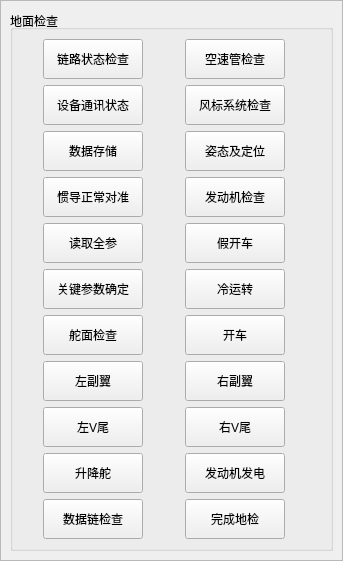
<?xml version="1.0" encoding="UTF-8"?>
<ui version="4.0">
 <class>GroundCheckPanel</class>
 <widget class="QWidget" name="GroundCheckPanel">
  <property name="geometry">
   <rect>
    <x>0</x>
    <y>0</y>
    <width>339</width>
    <height>552</height>
   </rect>
  </property>
  <property name="windowTitle">
   <string>Form</string>
  </property>
  <layout class="QGridLayout" name="gridLayout">
   <property name="leftMargin">
    <number>0</number>
   </property>
   <property name="topMargin">
    <number>0</number>
   </property>
   <property name="rightMargin">
    <number>0</number>
   </property>
   <property name="bottomMargin">
    <number>0</number>
   </property>
   <property name="spacing">
    <number>0</number>
   </property>
   <item row="0" column="0">
    <widget class="QFrame" name="frame">
     <property name="frameShape">
      <enum>QFrame::StyledPanel</enum>
     </property>
     <property name="frameShadow">
      <enum>QFrame::Raised</enum>
     </property>
     <layout class="QGridLayout" name="gridLayout_2">
      <item row="0" column="0">
       <widget class="QGroupBox" name="groupBox">
        <property name="title">
         <string>地面检查</string>
        </property>
        <property name="alignment">
         <set>Qt::AlignLeading|Qt::AlignLeft|Qt::AlignVCenter</set>
        </property>
        <layout class="QGridLayout" name="gridLayout_3">
         <property name="leftMargin">
          <number>30</number>
         </property>
         <item row="0" column="1">
          <widget class="QLabel" name="label">
           <property name="minimumSize">
            <size>
             <width>30</width>
             <height>30</height>
            </size>
           </property>
           <property name="text">
            <string/>
           </property>
           <property name="pixmap">
            <pixmap resource="MainWindow.qrc">:/images/Resources/images/normal.png</pixmap>
           </property>
          </widget>
         </item>
         <item row="0" column="3">
          <widget class="QLabel" name="label_2">
           <property name="minimumSize">
            <size>
             <width>30</width>
             <height>30</height>
            </size>
           </property>
           <property name="text">
            <string/>
           </property>
           <property name="pixmap">
            <pixmap resource="MainWindow.qrc">:/images/Resources/images/error.png</pixmap>
           </property>
          </widget>
         </item>
         <item row="1" column="1">
          <widget class="QLabel" name="label_4">
           <property name="minimumSize">
            <size>
             <width>30</width>
             <height>30</height>
            </size>
           </property>
           <property name="text">
            <string/>
           </property>
           <property name="pixmap">
            <pixmap resource="MainWindow.qrc">:/images/Resources/images/normal.png</pixmap>
           </property>
          </widget>
         </item>
         <item row="1" column="3">
          <widget class="QLabel" name="label_3">
           <property name="minimumSize">
            <size>
             <width>30</width>
             <height>30</height>
            </size>
           </property>
           <property name="text">
            <string/>
           </property>
           <property name="pixmap">
            <pixmap resource="MainWindow.qrc">:/images/Resources/images/error.png</pixmap>
           </property>
          </widget>
         </item>
         <item row="2" column="1">
          <widget class="QLabel" name="label_6">
           <property name="minimumSize">
            <size>
             <width>30</width>
             <height>30</height>
            </size>
           </property>
           <property name="text">
            <string/>
           </property>
           <property name="pixmap">
            <pixmap resource="MainWindow.qrc">:/images/Resources/images/normal.png</pixmap>
           </property>
          </widget>
         </item>
         <item row="2" column="3">
          <widget class="QLabel" name="label_5">
           <property name="minimumSize">
            <size>
             <width>30</width>
             <height>30</height>
            </size>
           </property>
           <property name="text">
            <string/>
           </property>
           <property name="pixmap">
            <pixmap resource="MainWindow.qrc">:/images/Resources/images/error.png</pixmap>
           </property>
          </widget>
         </item>
         <item row="3" column="1">
          <widget class="QLabel" name="label_8">
           <property name="minimumSize">
            <size>
             <width>30</width>
             <height>30</height>
            </size>
           </property>
           <property name="text">
            <string/>
           </property>
           <property name="pixmap">
            <pixmap resource="MainWindow.qrc">:/images/Resources/images/normal.png</pixmap>
           </property>
          </widget>
         </item>
         <item row="3" column="3">
          <widget class="QLabel" name="label_7">
           <property name="minimumSize">
            <size>
             <width>30</width>
             <height>30</height>
            </size>
           </property>
           <property name="text">
            <string/>
           </property>
           <property name="pixmap">
            <pixmap resource="MainWindow.qrc">:/images/Resources/images/error.png</pixmap>
           </property>
          </widget>
         </item>
         <item row="4" column="1">
          <widget class="QLabel" name="label_10">
           <property name="minimumSize">
            <size>
             <width>30</width>
             <height>30</height>
            </size>
           </property>
           <property name="text">
            <string/>
           </property>
           <property name="pixmap">
            <pixmap resource="MainWindow.qrc">:/images/Resources/images/normal.png</pixmap>
           </property>
          </widget>
         </item>
         <item row="4" column="3">
          <widget class="QLabel" name="label_9">
           <property name="minimumSize">
            <size>
             <width>30</width>
             <height>30</height>
            </size>
           </property>
           <property name="text">
            <string/>
           </property>
           <property name="pixmap">
            <pixmap resource="MainWindow.qrc">:/images/Resources/images/error.png</pixmap>
           </property>
          </widget>
         </item>
         <item row="5" column="1">
          <widget class="QLabel" name="label_12">
           <property name="minimumSize">
            <size>
             <width>30</width>
             <height>30</height>
            </size>
           </property>
           <property name="text">
            <string/>
           </property>
           <property name="pixmap">
            <pixmap resource="MainWindow.qrc">:/images/Resources/images/normal.png</pixmap>
           </property>
          </widget>
         </item>
         <item row="5" column="3">
          <widget class="QLabel" name="label_11">
           <property name="minimumSize">
            <size>
             <width>30</width>
             <height>30</height>
            </size>
           </property>
           <property name="text">
            <string/>
           </property>
           <property name="pixmap">
            <pixmap resource="MainWindow.qrc">:/images/Resources/images/error.png</pixmap>
           </property>
          </widget>
         </item>
         <item row="6" column="1">
          <widget class="QLabel" name="label_14">
           <property name="minimumSize">
            <size>
             <width>30</width>
             <height>30</height>
            </size>
           </property>
           <property name="text">
            <string/>
           </property>
           <property name="pixmap">
            <pixmap resource="MainWindow.qrc">:/images/Resources/images/normal.png</pixmap>
           </property>
          </widget>
         </item>
         <item row="6" column="3">
          <widget class="QLabel" name="label_13">
           <property name="minimumSize">
            <size>
             <width>30</width>
             <height>30</height>
            </size>
           </property>
           <property name="text">
            <string/>
           </property>
           <property name="pixmap">
            <pixmap resource="MainWindow.qrc">:/images/Resources/images/error.png</pixmap>
           </property>
          </widget>
         </item>
         <item row="7" column="1">
          <widget class="QLabel" name="label_16">
           <property name="minimumSize">
            <size>
             <width>30</width>
             <height>30</height>
            </size>
           </property>
           <property name="text">
            <string/>
           </property>
           <property name="pixmap">
            <pixmap resource="MainWindow.qrc">:/images/Resources/images/normal.png</pixmap>
           </property>
          </widget>
         </item>
         <item row="7" column="3">
          <widget class="QLabel" name="label_15">
           <property name="minimumSize">
            <size>
             <width>30</width>
             <height>30</height>
            </size>
           </property>
           <property name="text">
            <string/>
           </property>
           <property name="pixmap">
            <pixmap resource="MainWindow.qrc">:/images/Resources/images/error.png</pixmap>
           </property>
          </widget>
         </item>
         <item row="8" column="1">
          <widget class="QLabel" name="label_18">
           <property name="minimumSize">
            <size>
             <width>30</width>
             <height>30</height>
            </size>
           </property>
           <property name="text">
            <string/>
           </property>
           <property name="pixmap">
            <pixmap resource="MainWindow.qrc">:/images/Resources/images/normal.png</pixmap>
           </property>
          </widget>
         </item>
         <item row="8" column="3">
          <widget class="QLabel" name="label_17">
           <property name="minimumSize">
            <size>
             <width>30</width>
             <height>30</height>
            </size>
           </property>
           <property name="text">
            <string/>
           </property>
           <property name="pixmap">
            <pixmap resource="MainWindow.qrc">:/images/Resources/images/error.png</pixmap>
           </property>
          </widget>
         </item>
         <item row="9" column="1">
          <widget class="QLabel" name="label_20">
           <property name="minimumSize">
            <size>
             <width>30</width>
             <height>30</height>
            </size>
           </property>
           <property name="text">
            <string/>
           </property>
           <property name="pixmap">
            <pixmap resource="MainWindow.qrc">:/images/Resources/images/normal.png</pixmap>
           </property>
          </widget>
         </item>
         <item row="9" column="3">
          <widget class="QLabel" name="label_19">
           <property name="minimumSize">
            <size>
             <width>30</width>
             <height>30</height>
            </size>
           </property>
           <property name="text">
            <string/>
           </property>
           <property name="pixmap">
            <pixmap resource="MainWindow.qrc">:/images/Resources/images/error.png</pixmap>
           </property>
          </widget>
         </item>
         <item row="10" column="1">
          <widget class="QLabel" name="label_22">
           <property name="minimumSize">
            <size>
             <width>30</width>
             <height>30</height>
            </size>
           </property>
           <property name="text">
            <string/>
           </property>
           <property name="pixmap">
            <pixmap resource="MainWindow.qrc">:/images/Resources/images/normal.png</pixmap>
           </property>
          </widget>
         </item>
         <item row="10" column="3">
          <widget class="QLabel" name="label_21">
           <property name="minimumSize">
            <size>
             <width>30</width>
             <height>30</height>
            </size>
           </property>
           <property name="text">
            <string/>
           </property>
           <property name="pixmap">
            <pixmap resource="MainWindow.qrc">:/images/Resources/images/error.png</pixmap>
           </property>
          </widget>
         </item>
         <item row="1" column="2">
          <widget class="QToolButton" name="toolButton_4">
           <property name="minimumSize">
            <size>
             <width>100</width>
             <height>40</height>
            </size>
           </property>
           <property name="text">
            <string>风标系统检查</string>
           </property>
          </widget>
         </item>
         <item row="0" column="0">
          <widget class="QToolButton" name="toolButton">
           <property name="minimumSize">
            <size>
             <width>100</width>
             <height>40</height>
            </size>
           </property>
           <property name="text">
            <string>链路状态检查</string>
           </property>
          </widget>
         </item>
         <item row="0" column="2">
          <widget class="QToolButton" name="toolButton_2">
           <property name="minimumSize">
            <size>
             <width>100</width>
             <height>40</height>
            </size>
           </property>
           <property name="text">
            <string>空速管检查</string>
           </property>
          </widget>
         </item>
         <item row="1" column="0">
          <widget class="QToolButton" name="toolButton_3">
           <property name="minimumSize">
            <size>
             <width>100</width>
             <height>40</height>
            </size>
           </property>
           <property name="text">
            <string>设备通讯状态</string>
           </property>
          </widget>
         </item>
         <item row="2" column="0">
          <widget class="QToolButton" name="toolButton_5">
           <property name="minimumSize">
            <size>
             <width>100</width>
             <height>40</height>
            </size>
           </property>
           <property name="text">
            <string>数据存储</string>
           </property>
          </widget>
         </item>
         <item row="2" column="2">
          <widget class="QToolButton" name="toolButton_6">
           <property name="minimumSize">
            <size>
             <width>100</width>
             <height>40</height>
            </size>
           </property>
           <property name="text">
            <string>姿态及定位</string>
           </property>
          </widget>
         </item>
         <item row="3" column="0">
          <widget class="QToolButton" name="toolButton_7">
           <property name="minimumSize">
            <size>
             <width>100</width>
             <height>40</height>
            </size>
           </property>
           <property name="text">
            <string>惯导正常对准</string>
           </property>
          </widget>
         </item>
         <item row="3" column="2">
          <widget class="QToolButton" name="toolButton_8">
           <property name="minimumSize">
            <size>
             <width>100</width>
             <height>40</height>
            </size>
           </property>
           <property name="text">
            <string>发动机检查</string>
           </property>
          </widget>
         </item>
         <item row="4" column="0">
          <widget class="QToolButton" name="toolButton_9">
           <property name="minimumSize">
            <size>
             <width>100</width>
             <height>40</height>
            </size>
           </property>
           <property name="text">
            <string>读取全参</string>
           </property>
          </widget>
         </item>
         <item row="4" column="2">
          <widget class="QToolButton" name="toolButton_10">
           <property name="minimumSize">
            <size>
             <width>100</width>
             <height>40</height>
            </size>
           </property>
           <property name="text">
            <string>假开车</string>
           </property>
          </widget>
         </item>
         <item row="5" column="0">
          <widget class="QToolButton" name="toolButton_11">
           <property name="minimumSize">
            <size>
             <width>100</width>
             <height>40</height>
            </size>
           </property>
           <property name="text">
            <string>关键参数确定</string>
           </property>
          </widget>
         </item>
         <item row="5" column="2">
          <widget class="QToolButton" name="toolButton_12">
           <property name="minimumSize">
            <size>
             <width>100</width>
             <height>40</height>
            </size>
           </property>
           <property name="text">
            <string>冷运转</string>
           </property>
          </widget>
         </item>
         <item row="6" column="0">
          <widget class="QToolButton" name="toolButton_13">
           <property name="minimumSize">
            <size>
             <width>100</width>
             <height>40</height>
            </size>
           </property>
           <property name="text">
            <string>舵面检查</string>
           </property>
          </widget>
         </item>
         <item row="6" column="2">
          <widget class="QToolButton" name="toolButton_14">
           <property name="minimumSize">
            <size>
             <width>100</width>
             <height>40</height>
            </size>
           </property>
           <property name="text">
            <string>开车</string>
           </property>
          </widget>
         </item>
         <item row="7" column="0">
          <widget class="QToolButton" name="toolButton_15">
           <property name="minimumSize">
            <size>
             <width>100</width>
             <height>40</height>
            </size>
           </property>
           <property name="text">
            <string>左副翼</string>
           </property>
          </widget>
         </item>
         <item row="7" column="2">
          <widget class="QToolButton" name="toolButton_16">
           <property name="minimumSize">
            <size>
             <width>100</width>
             <height>40</height>
            </size>
           </property>
           <property name="text">
            <string>右副翼</string>
           </property>
          </widget>
         </item>
         <item row="8" column="0">
          <widget class="QToolButton" name="toolButton_17">
           <property name="minimumSize">
            <size>
             <width>100</width>
             <height>40</height>
            </size>
           </property>
           <property name="text">
            <string>左V尾</string>
           </property>
          </widget>
         </item>
         <item row="8" column="2">
          <widget class="QToolButton" name="toolButton_18">
           <property name="minimumSize">
            <size>
             <width>100</width>
             <height>40</height>
            </size>
           </property>
           <property name="text">
            <string>右V尾</string>
           </property>
          </widget>
         </item>
         <item row="9" column="0">
          <widget class="QToolButton" name="toolButton_19">
           <property name="minimumSize">
            <size>
             <width>100</width>
             <height>40</height>
            </size>
           </property>
           <property name="text">
            <string>升降舵</string>
           </property>
          </widget>
         </item>
         <item row="9" column="2">
          <widget class="QToolButton" name="toolButton_20">
           <property name="minimumSize">
            <size>
             <width>100</width>
             <height>40</height>
            </size>
           </property>
           <property name="text">
            <string>发动机发电</string>
           </property>
          </widget>
         </item>
         <item row="10" column="0">
          <widget class="QToolButton" name="toolButton_21">
           <property name="minimumSize">
            <size>
             <width>100</width>
             <height>40</height>
            </size>
           </property>
           <property name="text">
            <string>数据链检查</string>
           </property>
          </widget>
         </item>
         <item row="10" column="2">
          <widget class="QToolButton" name="toolButton_22">
           <property name="minimumSize">
            <size>
             <width>100</width>
             <height>40</height>
            </size>
           </property>
           <property name="text">
            <string>完成地检</string>
           </property>
          </widget>
         </item>
        </layout>
       </widget>
      </item>
     </layout>
    </widget>
   </item>
  </layout>
  <action name="action_normal">
   <property name="icon">
    <iconset resource="MainWindow.qrc">
     <normaloff>:/images/Resources/images/normal.png</normaloff>:/images/Resources/images/normal.png</iconset>
   </property>
   <property name="text">
    <string>正常</string>
   </property>
   <property name="toolTip">
    <string>正常</string>
   </property>
  </action>
 </widget>
 <resources>
  <include location="MainWindow.qrc"/>
 </resources>
 <connections/>
</ui>
